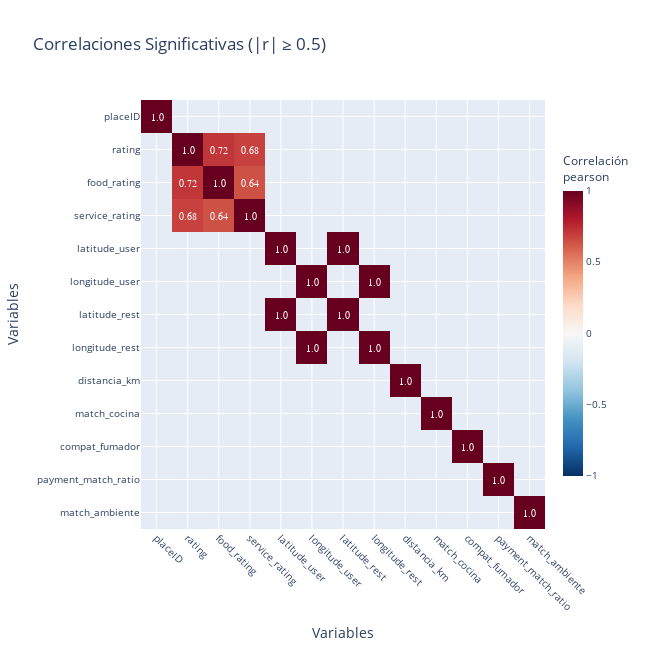

Here is the notebook cell this chart was saved with:
### Code cell
# Solo correlaciones significativas (|r| ≥ 0.5)
visualization.plot_interactive_correlation_heatmap(
    datos_limpios,
    method='pearson',
    show_only_significant=True,
    threshold=0.5,
    title='Correlaciones Significativas'
)

### Figure 1 — Plotly figure (JSON) as saved in the notebook; plotly's stock layout.template omitted (floating-point values rounded to 4 significant figures; data arrays with more than 128 entries replaced by an {"elided": "..."} marker saying what was removed)
{"data": [{"coloraxis": "coloraxis", "hovertemplate": "x: %{x}<br>y: %{y}<br>Correlación pearson: %{z}<extra></extra>", "name": "0", "text": {"elided": "13x13 str values"}, "textfont": {"family": "Arial", "size": 10}, "texttemplate": "%{text}", "type": "heatmap", "x": ["placeID", "rating", "food_rating", "service_rating", "latitude_user", "longitude_user", "latitude_rest", "longitude_rest", "distancia_km", "match_cocina", "compat_fumador", "payment_match_ratio", "match_ambiente"], "xaxis": "x", "y": ["placeID", "rating", "food_rating", "service_rating", "latitude_user", "longitude_user", "latitude_rest", "longitude_rest", "distancia_km", "match_cocina", "compat_fumador", "payment_match_ratio", "match_ambiente"], "yaxis": "y", "z": {"elided": "13x13 float values"}}], "layout": {"coloraxis": {"cmax": 1, "cmin": -1, "colorbar": {"len": 0.8, "thickness": 20, "tickfont": {"size": 10}, "title": {"text": "Correlación<br>pearson"}}, "colorscale": [[0, "rgb(5,48,97)"], [0.1, "rgb(33,102,172)"], [0.2, "rgb(67,147,195)"], [0.3, "rgb(146,197,222)"], [0.4, "rgb(209,229,240)"], [0.5, "rgb(247,247,247)"], [0.6, "rgb(253,219,199)"], [0.7, "rgb(244,165,130)"], [0.8, "rgb(214,96,77)"], [0.9, "rgb(178,24,43)"], [1, "rgb(103,0,31)"]]}, "font": {"size": 12}, "height": 650, "margin": {"b": 100, "l": 100, "r": 100, "t": 100}, "title": {"text": "Correlaciones Significativas (|r| ≥ 0.5)"}, "width": 650, "xaxis": {"anchor": "y", "domain": [0, 1], "side": "bottom", "tickangle": 45, "tickfont": {"size": 10}, "title": {"text": "Variables"}}, "yaxis": {"anchor": "x", "autorange": "reversed", "domain": [0, 1], "tickfont": {"size": 10}, "title": {"text": "Variables"}}}}
